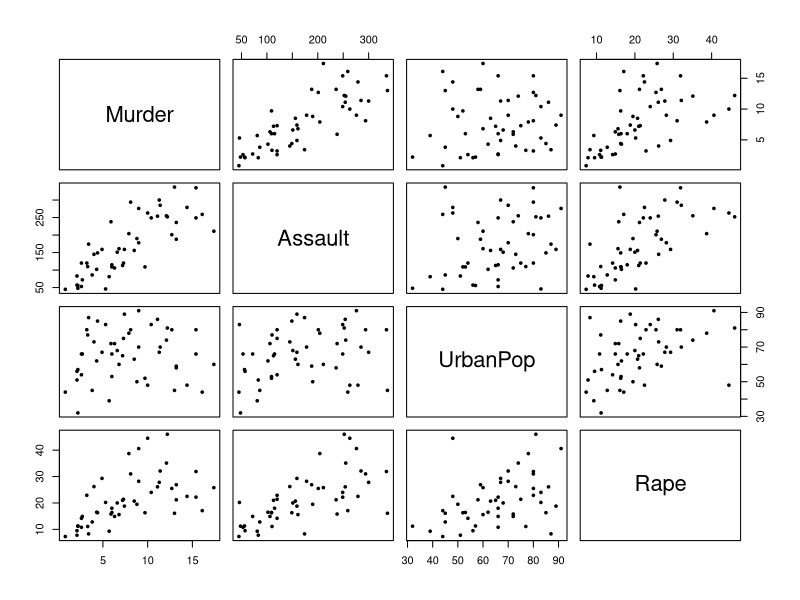
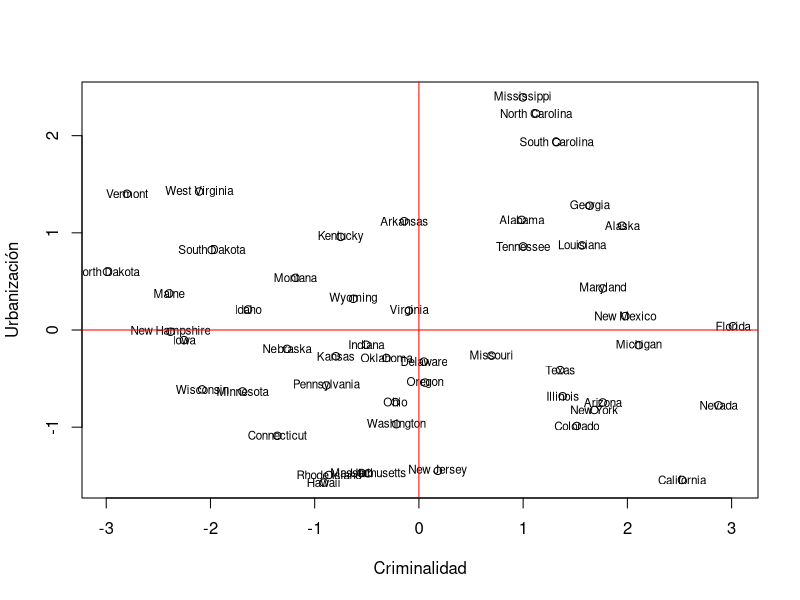
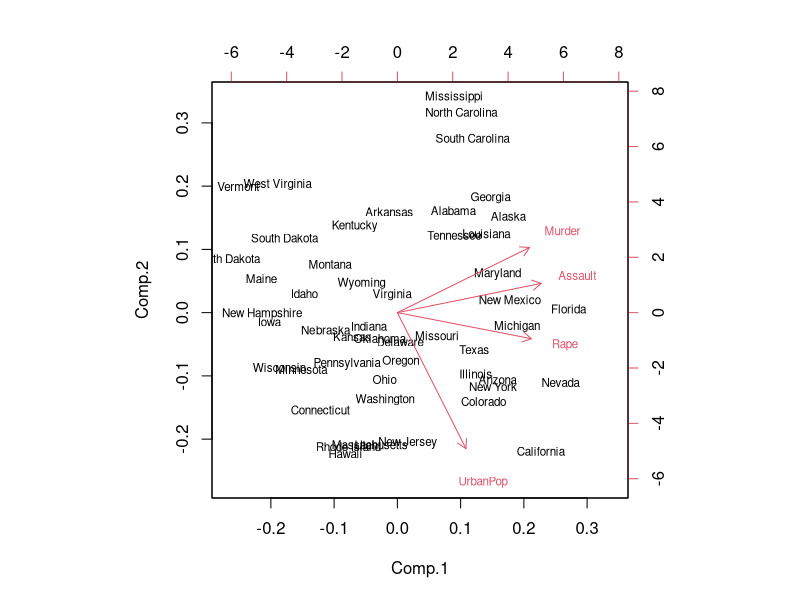
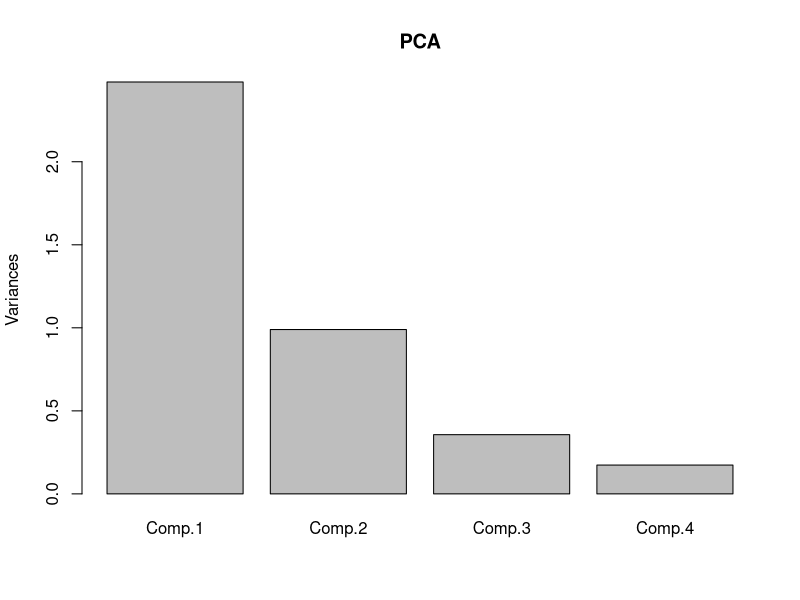
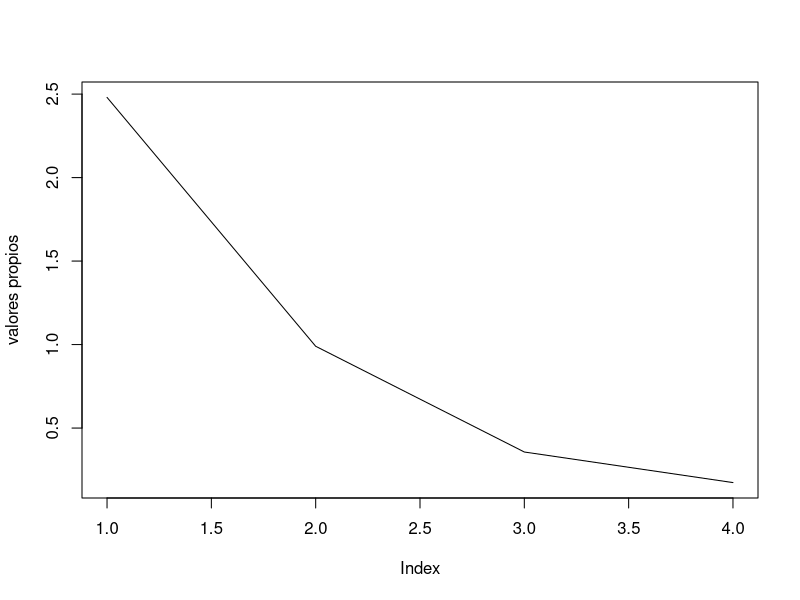

Recreate these plots in R, in order.

'1. Aplicar un PCA a los datos del fichero: USArrests incluido en R que contiene datos sobre los
arrestos por cada 100000 residentes por asesinato, asalto o violación en cada uno de los 50
estados de USA en 1973. También se incluye el porcentaje de población que vive en las áreas
urbanas. Fuente: help(USArrests).'

data("USArrests")
d <- USArrests
help("USArrests")


# Miramos los datos rapidamente
summary(d)
'Hay escalas bastante distintas, murder pequeño y assault muy grande'
str(d) # Ves en consola el documento

plot(d, pch=20, cex=0.8)  # Las variables están relacionadas se puede hacer PCA
'Correlacion entre asesinos y asaltos
Poca correlacion entre asesinos/asaltos y urbanos -> lo urbano va por separado'


# Componentes principales
'Como las escalas son tan distintas usamos correlaciones'
PCA <- princomp(d, cor=TRUE)
summary(PCA)
'Comp1 62%, Comp2 86%, Comp3 95% -> Podemos coger 2 componentes (m=2)'

PCA$loadings # Vemos los loadings (qué significa)
'Comp1: Interpretamos que si un estado está más a la derecha tiene más crímenes
Comp2: Mide lo rural frente a lo urbano, más negativo más urbano'

PCA$scores   # Vemos los scores (dónde está cada uno)
'Comp1: Score alto mucha criminalidad
Comp2: Score bajo muy urbano'
head(PCA$scores)
sort(PCA$scores[,1])  # Criminalidad
sort(PCA$scores[,2])  # Urbanizados

plot(PCA$scores[,1], PCA$scores[,2], xlab="Criminalidad", ylab="Urbanización") # Veo ambas componentes en el gráfico
text(PCA$scores[,1], PCA$scores[,2], labels=rownames(d), cex=0.7)
abline(h=0, v=0, col="red")


# Hacemos un biplot para ver el mapa (casi igual que el anterior)
biplot(PCA, cex=0.7)
'Como UrbanPop es casi perpendicular a las otras flechas esto nos chiva que son incorreladas'


# Por último decidimos cuantas componentes coger
screeplot(PCA)
plot(eigen(cor(d))$values,type='l',ylab='valores propios')
'Usando la regla del codo es más que evidente que estamos entre 2 y 3
Seguramente 2 ya que la bajada es más brusca de 1 a 2
Para asegurarnos usamos la regla de Rao'
summary(PCA)
'Al usar correlaciones, las varianzas son 1, por tanto la unica que lo cumple es m=1
pero la varianza de la componente 2 es 0.99 es prácticamente 1 y pasar de 62% a 87% es un gran salto
por eso tomamos m=2'

# Verificamos que no se rompa ninguna variable con las comunalidades
'Las saturaciones ayudan a poner nombre a los ejes,
los loadings son los pesos, las saturaciones son la correlación real'
SAT<-cor(d,PCA$scores)
SAT   # Valores altos en Comp1 de crimenes y altos en Comp2 de urbanización

'Nos dice qué porcentaje de información se ha salvado al coger las 2 componentes'
COM2<-SAT[,1]^2+ SAT[,2]^2
COM2  # se ha salvado muchísima información
'La calidad de representación es excelente para todas las variables individualmente'
